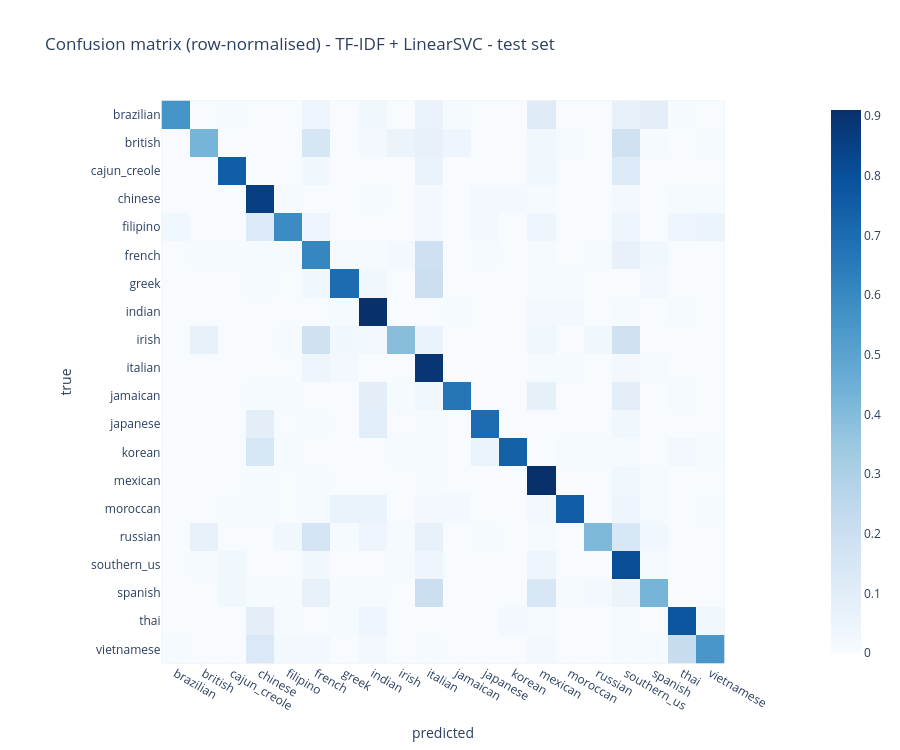

Write notebook code for a chart like this one.
### Code cell
best = 'linear_svc'   # picked on VALIDATION scores above; test is only reported
cm = confusion_matrix(yte, preds[best], normalize='true')
fig = px.imshow(cm.round(2), x=le.classes_, y=le.classes_, color_continuous_scale='Blues', height=750,
                title=f'Confusion matrix (row-normalised) - {names[best]} - test set', labels=dict(x='predicted', y='true'))
fig.write_html(REP/'confusion_matrix.html'); fig.show()
print(classification_report(yte, preds[best], target_names=le.classes_, digits=3))

### Figure 1 — Plotly figure (JSON) as saved in the notebook; plotly's stock layout.template omitted (floating-point values rounded to 4 significant figures; data arrays with more than 128 entries replaced by an {"elided": "..."} marker saying what was removed)
{"data": [{"coloraxis": "coloraxis", "hovertemplate": "predicted: %{x}<br>true: %{y}<br>color: %{z}<extra></extra>", "name": "0", "type": "heatmap", "x": ["brazilian", "british", "cajun_creole", "chinese", "filipino", "french", "greek", "indian", "irish", "italian", "jamaican", "japanese", "korean", "mexican", "moroccan", "russian", "southern_us", "spanish", "thai", "vietnamese"], "xaxis": "x", "y": ["brazilian", "british", "cajun_creole", "chinese", "filipino", "french", "greek", "indian", "irish", "italian", "jamaican", "japanese", "korean", "mexican", "moroccan", "russian", "southern_us", "spanish", "thai", "vietnamese"], "yaxis": "y", "z": {"elided": "20x20 float values"}}], "layout": {"coloraxis": {"autocolorscale": false, "colorscale": [[0.0, "rgb(247,251,255)"], [0.125, "rgb(222,235,247)"], [0.25, "rgb(198,219,239)"], [0.375, "rgb(158,202,225)"], [0.5, "rgb(107,174,214)"], [0.625, "rgb(66,146,198)"], [0.75, "rgb(33,113,181)"], [0.875, "rgb(8,81,156)"], [1.0, "rgb(8,48,107)"]]}, "height": 750, "title": {"text": "Confusion matrix (row-normalised) - TF-IDF + LinearSVC - test set"}, "xaxis": {"anchor": "y", "constrain": "domain", "domain": [0.0, 1.0], "scaleanchor": "y", "title": {"text": "predicted"}}, "yaxis": {"anchor": "x", "autorange": "reversed", "constrain": "domain", "domain": [0.0, 1.0], "title": {"text": "true"}}}}
